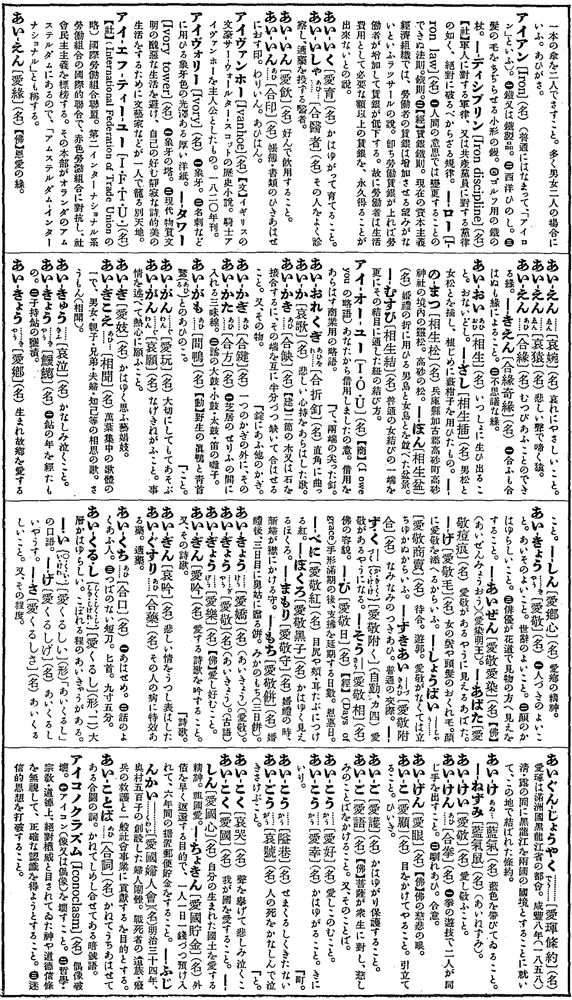
#> input picture inputs/00-sample-pages_1-cropped.png, 572 x 1000 px, shrunk from 1588 x 2776 before the run, found by its file name
$ jupyter execute --allow-errors 'OCR Assessment PyTeserract Python - Python Library.ipynb'
#> lines starting #> are read from the running program, lines starting #| are printed output that depends on the picture
[cell 1]
#conda install -c conda-forge pytesseract #For Windows 10
# Install Tesseract https://github.com/UB-Mannheim/tesseract/wiki # Windows
#Download trained data for japanese. https://github.com/tesseract-ocr/tessdata
#https://pypi.org/project/pytesseract/
#conda install opencv-python
from PIL import Image
import pytesseract
from os import path
import pandas as pd
import matplotlib.pyplot as plt
from matplotlib.patches import Rectangle
import matplotlib.font_manager as font_manager
pytesseract.pytesseract.tesseract_cmd = r'C:\Program Files\Tesseract-OCR\tesseract.exe' #.exe location for Windows

[cell 2]
#path = path.expanduser(r'E:\Users\Usuario\Documents\OCR project\OCR_project\inputs○\00-sample-pages_1-cropped.png')
#filename = path
img1 = Image.open(r'E:\Users\Usuario\Documents\OCR project\OCR_project\inputs\00-sample-pages_1-cropped.png')
#> img1 is the input picture: PIL image 572x1000 RGBA; mean R, G, B, A 211.4, 211.4, 211.4, 255
#img1 = 'https://github.com/RohanAlexander/japanese_dictionaries/blob/master/inputs/00-sample-pages_1-cropped.png?raw=true'

#> (a cell that did not finish here is left out)

#> (a cell that did not finish here is left out)

#> (a cell that did not finish here is left out)

#> (a cell that did not finish here is left out)

#> (a cell that did not finish here is left out)

#> (a cell that did not finish here is left out)

#> (a cell that did not finish here is left out)

#> (a cell that did not finish here is left out)

#> (a cell that did not finish here is left out)

#> (a cell that did not finish here is left out)

[cell 13]
font_path = path.expanduser(r'E:\Users\Usuario\Documents\OCR project\OCR_project\Fonts\IPAMTTC00303\ipam.ttc')
font = font_manager.FontProperties(fname=font_path)#'/Users/user/Downloads/IPAfont00303/ipag.ttf')

plt.figure(figsize=(50,50))
ax = plt.imshow(img1, alpha=0.2)
#> (the rest of this cell did not finish here and is left out)

[cell 14]
import cv2

[cell 15]
print(cv2.__version__)

[cell 16]
img = cv2.imread(r'E:\Users\Usuario\Documents\OCR project\OCR_project\inputs\00-sample-pages_1-cropped.png')
#> img: shape (1000, 572, 3); min 0, max 255, mean 211.4

[cell 17]
#cv2.imshow('img', img)
#cv2.waitKey(0)

[cell 18]
gray_image = cv2.cvtColor(img, cv2.COLOR_BGR2GRAY)

[cell 19]
gray_image

[cell 20]
threshold_img = cv2.threshold(gray_image, 0, 255, cv2.THRESH_BINARY | cv2.THRESH_OTSU)[1]
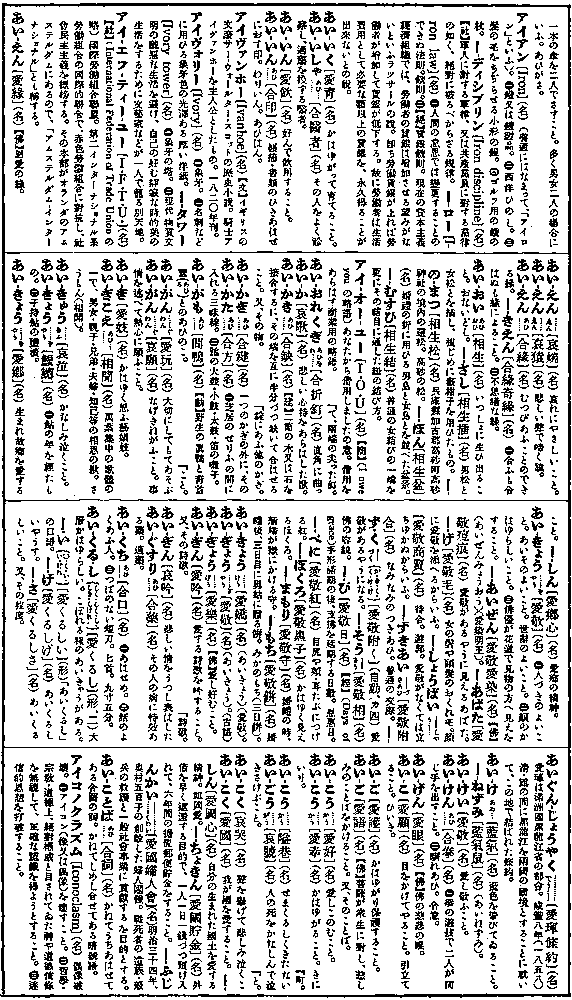
#> threshold_img: shape (1000, 572); 78.8% white; black in thin lines or dots
# display image
#cv2.imshow('threshold image', threshold_img)
# Maintain output window until user presses a key
#cv2.waitKey(0)
# Destroying present windows on screen
#cv2.destroyAllWindows()
